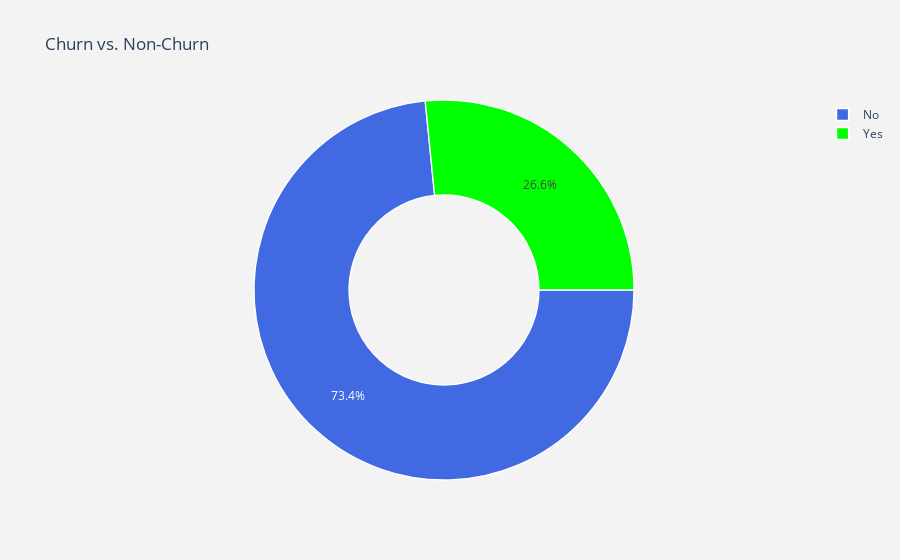

The cell this chart's notebook holds for it:
### Markdown cell above
## Churn No-Churn Ratio

### Code cell
#labels
lab = telcom["Churn"].value_counts().keys().tolist()
#values
val = telcom["Churn"].value_counts().values.tolist()

trace = go.Pie(labels = lab ,
               values = val ,
               marker = dict(colors =  [ 'royalblue' ,'lime'],
                             line = dict(color = "white",
                                         width =  1.3)
                            ),
               rotation = 90,
               hoverinfo = "label+value+text",
               hole = .5
              )
layout = go.Layout(dict(title = "Churn vs. Non-Churn",
                        plot_bgcolor  = "rgb(243,243,243)",
                        paper_bgcolor = "rgb(243,243,243)",
                       )
                  )

data = [trace]
fig = go.Figure(data = data,layout = layout)

iplot(fig)

### Figure 1 — Plotly figure (JSON) as saved in the notebook; plotly's stock layout.template omitted (floating-point values rounded to 4 significant figures)
{"data": [{"hole": 0.5, "hoverinfo": "label+value+text", "labels": ["No", "Yes"], "marker": {"colors": ["royalblue", "lime"], "line": {"color": "white", "width": 1.3}}, "rotation": 90, "type": "pie", "values": [5163, 1869]}], "layout": {"paper_bgcolor": "rgb(243,243,243)", "plot_bgcolor": "rgb(243,243,243)", "title": {"text": "Churn vs. Non-Churn"}}}
